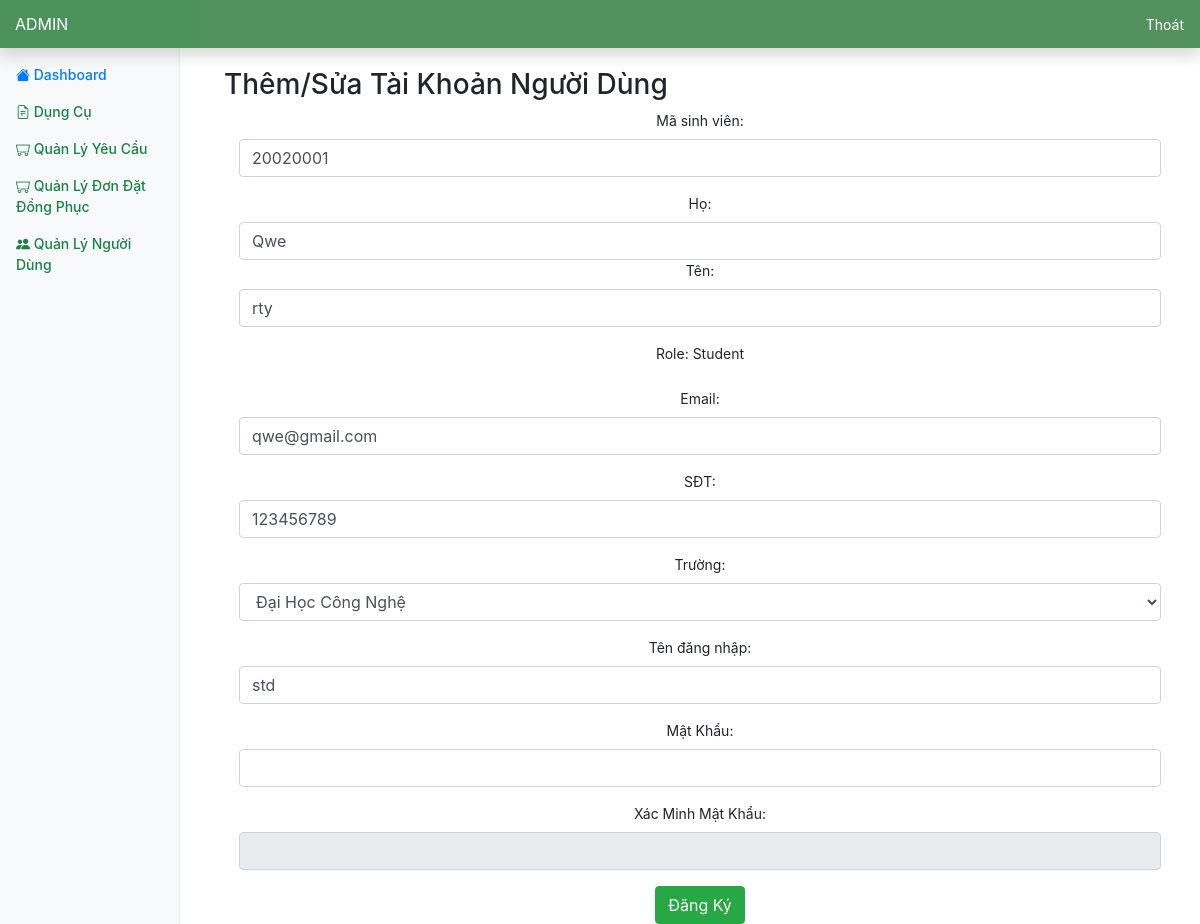
/admin/user/edit.php?id=20020001, run on an earlier commit of the app's database.
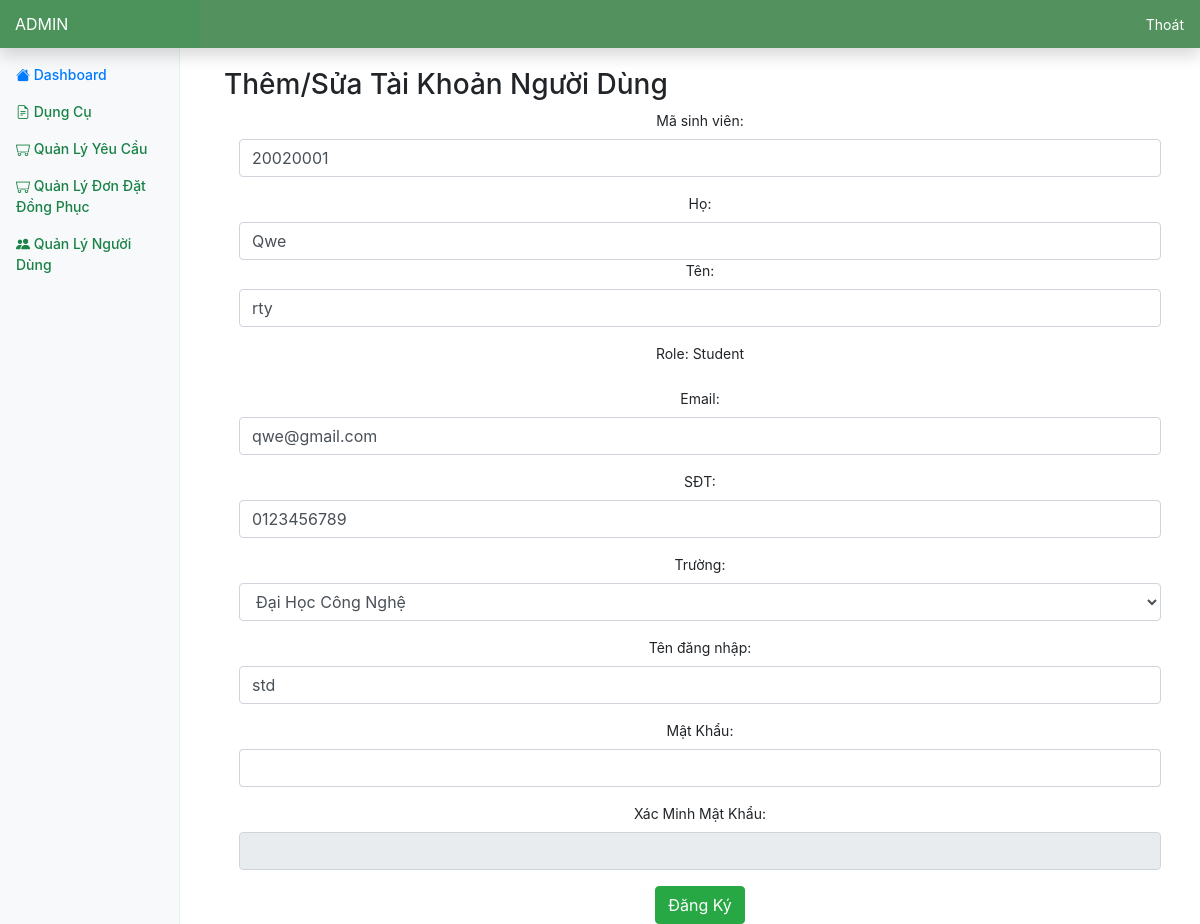
And on a later commit of the database.
### tables this page shows
CREATE TABLE IF NOT EXISTS `Students` (
  `studentID` INT UNSIGNED NOT NULL,
  `username` VARCHAR(16) NULL,
  `firstName` VARCHAR(30) NULL,
  `lastName` VARCHAR(30) NOT NULL,
  `email` VARCHAR(255) NOT NULL,
  `phoneNumber` VARCHAR(15) NOT NULL,
  `password` VARCHAR(255) NOT NULL,
  `school` ENUM('UET', 'ULIS', 'IS', 'UEd', 'UEB', 'SoL') NOT NULL,
  `createdAt` DATETIME NOT NULL DEFAULT NOW(),
  `modifiedAt` TIMESTAMP NOT NULL DEFAULT CURRENT_TIMESTAMP() ON UPDATE CURRENT_TIMESTAMP,  
  PRIMARY KEY (`studentID`));

### database/manager.php (called while the page is built, shortened)
<?php
function get_db_connection() {
    $connection = mysqli_connect(HOSTNAME, USERNAME, PASSWORD, DATABASE);
    return $connection ? $connection : die("Connection failed: " . mysqli_connect_error());
}
function run_mysql_query(string $query) {
    $connection = get_db_connection();
    $query = str_replace("\\", "", $query);
	mysqli_set_charset($connection, 'utf8mb4');
    $result = mysqli_query($connection, $query);
    return $result;
}

### admin/user/edit.php (the view, shortened to what this page needs)
<?php
$root_dir = '../..';
require_once("$root_dir/admin/layouts/header.php");
$id = $msg = $fullname = $email = $phone_number = $student_ID = $address = $role_id = '';
$id = $_GET['id'];
if($id != '' && $id > 0) {
	$query = "SELECT *, 'Student' AS `role` from Students where studentID = '$id'";
	$user = run_mysql_query($query)->fetch_all(MYSQLI_ASSOC)[0];
	if($user != null) {
		$student_id = $user['studentID'];
		$first_name = $user['firstName'];
		$last_name = $user['lastName'];
		$username = $user['username'];
		$email = $user['email'];
		$phone_number = $user['phoneNumber'];
		$role = $user['role'];
	} else {
		$id = 0;
	}
} else {
	$id = 0;
}
?>
<div class="row" style="margin-top: 20px;">
	<div class="col-md-12 table-responsive">
		<h3>Thêm/Sửa Tài Khoản Người Dùng</h3>
		<div class="panel panel-primary">
			<div class="panel-body container" style="text-align: center;">
				<form method="post" action="modify_account.php" onsubmit="return validateForm();">
					<div class="form-group">
						<label for="student_ID">Mã sinh viên: </label>
						<input type="tel" class="form-control" id="student_id" name="student_id" value="<?=$student_id?>" required>
					</div>
					<div class="form-group">
						<label for="first_name">Họ: </label>
						<input type="text" class="form-control" id="first_name" name="first_name" value="<?=$first_name?>">
						<label for="last_name">Tên: </label>
						<input type="text" class="form-control" id="last_name" name="last_name" value="<?=$last_name?>" required>
					</div>
					<div class="form-group">
						<label for="usr">Role: <?=$role?></label>
					</div>
					<div class="form-group">
						<label for="email">Email:</label>
						<input type="email" class="form-control" id="email" name="email" value="<?=$email?>" required>
					</div>
					<div class="form-group">
						<label for="phone_number">SĐT:</label>
						<input type="tel" class="form-control" id="phone_number" name="phone_number" value="<?=$phone_number?>" required>
					</div>
					<div class = "form-group">
						<label for="school">Trường: </label>
						<select  name="school" class="form-control" required>
							<option value="UET">Đại Học Công Nghệ</option>
						</select>
					</div>
					<div class="form-group">
						<label for="username">Tên đăng nhập: </label>
						<input type="tel" class="form-control" id="username" name="username" value="<?=$username?>">
					</div>
					<div class="form-group">
						<label for="password">Mật Khẩu:</label>
						<input type="password" class="form-control" id="password" name="password">
					</div>
					<div class="form-group">
						<label for="confirmation_pwd">Xác Minh Mật Khẩu:</label>
						<input type="password" class="form-control" id="confirmation_password" disabled>
					</div>
					<button type="submit" class="btn btn-success">Đăng Ký</button>
				</form>
			</div>
		</div>
	</div>
</div>
<?php
	require_once('../layouts/footer.php');
?>

What changed in the data, as far as the page shows it:
changed students "Qwe": phone_number "123456789" → "0123456789"
